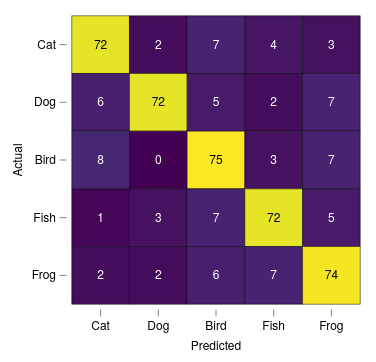

Express this chart as Vega-Lite.
### Vega-Lite specification from a JSON file in a GitHub repository (floating-point values rounded to 4 significant figures)
{"background": null, "config": {"arc": {"fill": "#DBDBDB", "fillOpacity": 1.0, "innerRadius": 37.5, "padAngle": 0.03, "stroke": "black", "strokeOpacity": 1, "strokeWidth": 0.25}, "area": {"fill": "#DBDBDB", "fillOpacity": 1.0, "stroke": "black", "strokeOpacity": 1, "strokeWidth": 0.25}, "axis": {"domain": true, "domainCap": "round", "domainColor": "black", "domainWidth": 0.25, "grid": false, "gridCap": "round", "gridColor": "#F1F1F1", "gridDash": [0, 0], "gridOpacity": 1.0, "gridWidth": 0.25, "labelColor": "black", "labelFont": "Helvetica Neue, HelveticaNeue, Helvetica, Arial, sans-serif", "labelFontSize": 6, "labelFontStyle": "normal", "labelFontWeight": 400, "offset": 0, "ticks": true, "tickCap": "round", "tickColor": "black", "tickRound": false, "tickSize": 3, "tickWidth": 0.25, "titleColor": "black", "titleFont": "Helvetica Neue, HelveticaNeue, Helvetica, Arial, sans-serif", "titleFontSize": 6, "titleFontStyle": "normal", "titleFontWeight": 400}, "axisX": {"domain": false, "labelAlign": "center", "labelAngle": 0, "labels": true, "ticks": true, "translate": 0}, "axisY": {"domain": false, "labelAlign": "right", "labelAngle": 0, "labels": true, "ticks": true, "translate": 0}, "axisRight": {"domain": false, "labelAlign": "left", "labelAngle": 0, "labels": true, "ticks": true, "translate": 0}, "axisTop": {"domain": false, "labelAlign": "center", "labelAngle": 0, "labels": true, "ticks": true, "translate": 0}, "axisBand": {"tickOffset": 0}, "bar": {"fill": "#DBDBDB", "fillOpacity": 1.0, "stroke": "black", "strokeOpacity": 1, "strokeWidth": 0.25}, "boxplot": {"size": 13.5, "ticks": {"cornerRadius": 0.25, "fill": "black", "opacity": 1, "size": 6.75, "thickness": 0.25}, "box": {"fillOpacity": 1.0, "stroke": "black", "strokeOpacity": 1, "strokeWidth": 0.25}, "median": {"cornerRadius": 0, "fill": "black", "fillOpacity": 1.0, "opacity": 1, "size": 13.5, "thickness": 0.25}, "rule": {"fill": "black", "fillOpacity": 1.0, "size": 15.0, "stroke": "black", "strokeDash": [0, 0], "strokeOpacity": 1, "strokeWidth": 0.25}, "outliers": {"color": "black", "fill": "black", "fillOpacity": 1.0, "size": 0, "stroke": "black", "strokeOpacity": 1, "strokeWidth": 0.25}}, "circle": {"fill": "black", "fillOpacity": 1.0, "size": 1.875, "stroke": null, "strokeOpacity": 1, "strokeWidth": 0.25}, "errorband": {"band": {"fillOpacity": 0.6, "stroke": null, "strokeWidth": 0.25, "strokeOpacity": 1}, "borders": {"opacity": 0, "strokeOpacity": 1, "strokeWidth": 0.25}}, "errorbar": {"opacity": 1, "rule": {"strokeDash": [0, 0], "strokeWidth": 0.25}, "ticks": {"color": "black", "cornerRadius": 0.125, "opacity": 1, "size": 9.0, "thickness": 0.25}, "thickness": 0.25}, "font": "Helvetica Neue, HelveticaNeue, Helvetica, Arial, sans-serif", "geoshape": {"fill": "#DBDBDB", "fillOpacity": 1.0, "stroke": "black", "strokeOpacity": 1, "strokeWidth": 0.25}, "header": {"labelColor": "black", "labelFont": "Helvetica Neue, HelveticaNeue, Helvetica, Arial, sans-serif", "labelFontSize": 6, "labelFontStyle": "normal", "labelFontWeight": 400, "titleColor": "black", "titleFont": "Helvetica Neue, HelveticaNeue, Helvetica, Arial, sans-serif", "titleFontSize": 6, "titleFontStyle": "normal", "titleFontWeight": 400, "titlePadding": 0}, "legend": {"disable": false, "offset": 4.5, "titlePadding": 4, "labelOffset": 2, "gradientLabelOffset": 2, "columnPadding": 4, "rowPadding": 2, "gradientLength": 75.0, "gradientThickness": 7.5, "gradientOpacity": 1.0, "gradientStrokeColor": "black", "gradientStrokeWidth": 0.25, "labelColor": "black", "labelFont": "Helvetica Neue, HelveticaNeue, Helvetica, Arial, sans-serif", "labelFontSize": 6, "labelFontStyle": "normal", "labelFontWeight": 400, "strokeColor": "black", "strokeWidth": 0, "symbolSize": 36, "symbolStrokeColor": "black", "symbolStrokeWidth": 0.25, "titleColor": "black", "titleFont": "Helvetica Neue, HelveticaNeue, Helvetica, Arial, sans-serif", "titleFontSize": 6, "titleFontStyle": "normal", "titleFontWeight": 400}, "line": {"color": "black", "stroke": "black", "strokeCap": "butt", "strokeDash": [0, 0], "strokeOpacity": 1, "strokeWidth": 0.5}, "point": {"filled": true, "fill": "#DBDBDB", "fillOpacity": 1.0, "size": 7.5, "stroke": "black", "strokeOpacity": 1, "strokeWidth": 0.25}, "range": {"category": ["#B2B2B2", "#4A7CD3", "#008542", "#664CAF", "#509F98", "#636363", "#284F93", "#005226", "#382864", "#285753"], "diverging": {"scheme": ["#443E60", "#5F597E", "#7C759B", "#9994B6", "#B7B4CC", "#D6D5DC", "#F6F6F6", "#D1DAD9", "#A4C2BF", "#7AA9A4", "#578E89", "#37736E", "#1B5954"]}, "heatmap": {"scheme": ["#440154", "#472270", "#433E82", "#38598C", "#2C728E", "#238A8D", "#24A086", "#39B578", "#5DC862", "#96D646", "#CAE02D", "#FDE724"]}, "ordinal": {"scheme": ["#F1F1F1", "#DBDBDB", "#C6C6C6", "#B2B2B2", "#9D9D9D", "#898989", "#767676", "#636363", "#515151", "#404040", "#2F2F2F", "#1F1F1F"]}, "ramp": {"scheme": ["#440154", "#472270", "#433E82", "#38598C", "#2C728E", "#238A8D", "#24A086", "#39B578", "#5DC862", "#96D646", "#CAE02D", "#FDE724"]}}, "rule": {"color": "black", "stroke": "black", "strokeCap": "round", "strokeDash": [2, 2], "strokeOpacity": 1, "strokeWidth": 0.25}, "scale": {"barBandPaddingInner": 0.1, "rectBandPaddingInner": 0, "tickBandPaddingInner": 0.1, "bandPaddingOuter": 0.1, "bandWithNestedOffsetPaddingInner": 0.2, "bandWithNestedOffsetPaddingOuter": 0.2, "offsetBandPaddingInner": 0, "offsetBandPaddingOuter": 0, "round": false}, "rect": {"fill": "#DBDBDB", "fillOpacity": 1.0, "stroke": "black", "strokeOpacity": 1, "strokeWidth": 0.25}, "square": {"fill": "#DBDBDB", "fillOpacity": 1.0, "size": 15.0, "stroke": "black", "strokeOpacity": 1, "strokeWidth": 0.25}, "text": {"color": "black", "font": "Helvetica Neue, HelveticaNeue, Helvetica, Arial, sans-serif", "fontSize": 6, "fontStyle": "normal", "fontWeight": 400}, "tick": {"color": "black", "cornerRadius": 0.125, "opacity": 1.0, "size": 13.5, "thickness": 0.25}, "title": {"anchor": "middle", "frame": "group", "color": "black", "font": "Helvetica Neue, HelveticaNeue, Helvetica, Arial, sans-serif", "fontSize": 6, "fontStyle": "normal", "fontWeight": 400, "subtitleColor": "black", "subtitleFont": "Helvetica Neue, HelveticaNeue, Helvetica, Arial, sans-serif", "subtitleFontSize": 6, "subtitleFontStyle": "normal", "subtitleFontWeight": 400}, "trail": {"color": "black", "opacity": 1, "size": 0.5}, "view": {"continuousWidth": 150, "continuousHeight": 150, "discreteWidth": 150, "discreteHeight": 150, "fill": null, "stroke": null, "strokeWidth": 0.25}}, "layer": [{"mark": {"type": "rect"}, "encoding": {"color": {"field": "n", "legend": null, "title": null, "type": "quantitative"}, "x": {"field": "pred", "sort": ["Cat", "Dog", "Bird", "Fish", "Frog"], "title": "Predicted", "type": "nominal"}, "y": {"field": "true", "sort": ["Cat", "Dog", "Bird", "Fish", "Frog"], "title": "Actual", "type": "nominal"}}}, {"mark": {"type": "text", "fontSize": 6}, "encoding": {"color": {"condition": {"test": "datum.n < 40", "value": "white"}, "value": "black"}, "text": {"field": "n", "type": "quantitative"}, "x": {"field": "pred", "sort": ["Cat", "Dog", "Bird", "Fish", "Frog"], "type": "nominal"}, "y": {"field": "true", "sort": ["Cat", "Dog", "Bird", "Fish", "Frog"], "type": "nominal"}}}], "data": {"name": "data-0384bf31b2f4585f32d7e10bbf17e1b5"}, "$schema": "https://vega.github.io/schema/vega-lite/v6.4.1.json", "datasets": {"data-0384bf31b2f4585f32d7e10bbf17e1b5": [{"true": "Cat", "pred": "Cat", "n": 72}, {"true": "Cat", "pred": "Dog", "n": 2}, {"true": "Cat", "pred": "Bird", "n": 7}, {"true": "Cat", "pred": "Fish", "n": 4}, {"true": "Cat", "pred": "Frog", "n": 3}, {"true": "Dog", "pred": "Cat", "n": 6}, {"true": "Dog", "pred": "Dog", "n": 72}, {"true": "Dog", "pred": "Bird", "n": 5}, {"true": "Dog", "pred": "Fish", "n": 2}, {"true": "Dog", "pred": "Frog", "n": 7}, {"true": "Bird", "pred": "Cat", "n": 8}, {"true": "Bird", "pred": "Dog", "n": 0}, {"true": "Bird", "pred": "Bird", "n": 75}, {"true": "Bird", "pred": "Fish", "n": 3}, {"true": "Bird", "pred": "Frog", "n": 7}, {"true": "Fish", "pred": "Cat", "n": 1}, {"true": "Fish", "pred": "Dog", "n": 3}, {"true": "Fish", "pred": "Bird", "n": 7}, {"true": "Fish", "pred": "Fish", "n": 72}, {"true": "Fish", "pred": "Frog", "n": 5}, {"true": "Frog", "pred": "Cat", "n": 2}, {"true": "Frog", "pred": "Dog", "n": 2}, {"true": "Frog", "pred": "Bird", "n": 6}, {"true": "Frog", "pred": "Fish", "n": 7}, {"true": "Frog", "pred": "Frog", "n": 74}]}}
